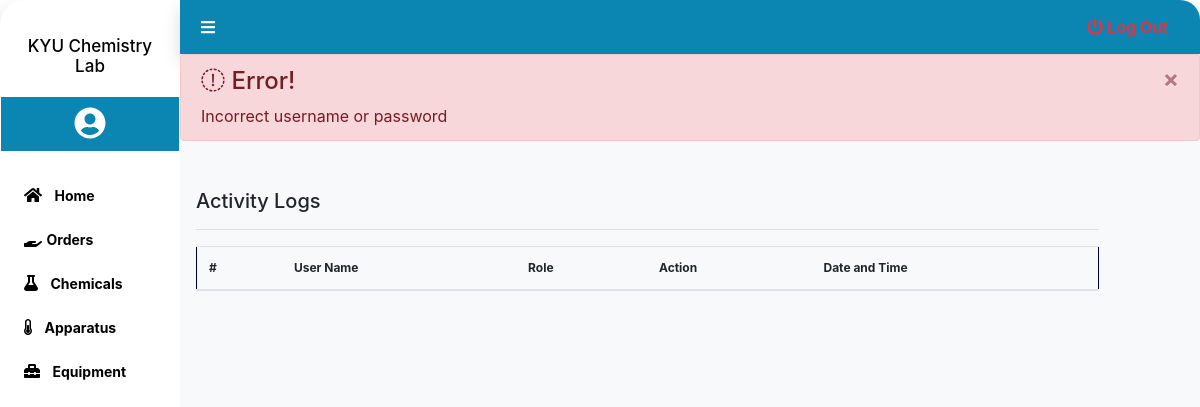
The app's page /admin/logs.php (signed in), older data.
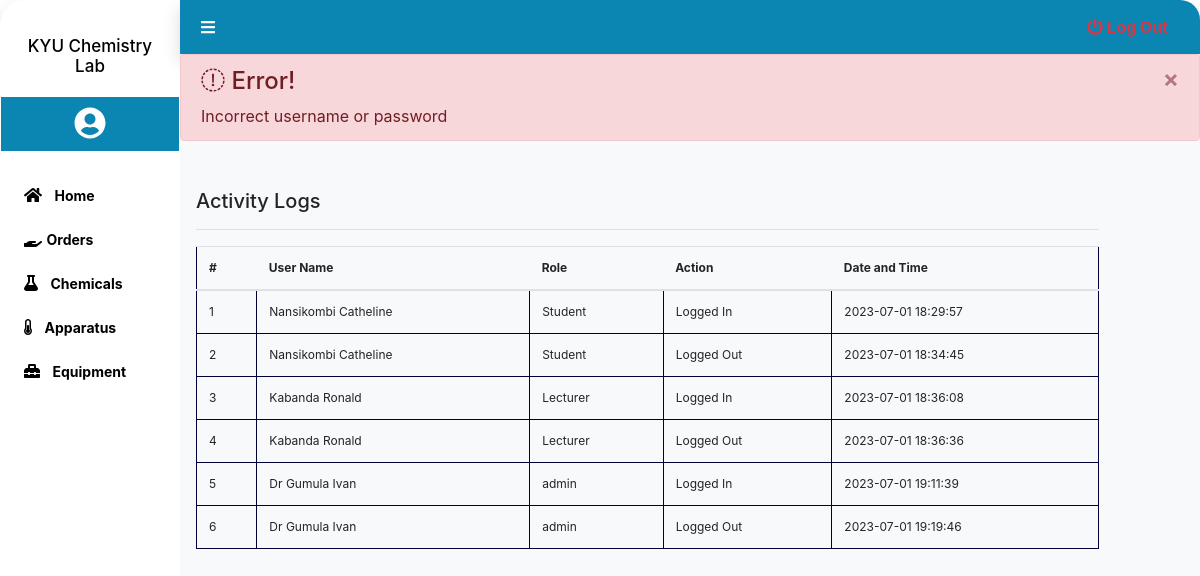
The same page, newer data.
### tables this page shows
CREATE TABLE `logs` (
  `id` int(11) NOT NULL,
  `user_id` int(11) NOT NULL,
  `name` varchar(100) NOT NULL,
  `role` varchar(100) NOT NULL,
  `action` varchar(255) NOT NULL,
  `date` timestamp NOT NULL DEFAULT current_timestamp() ON UPDATE current_timestamp()
);

### admin/logs.php (the view, shortened to what this page needs)
<?php
include('./includes/session.php');
include('./includes/header.php');
?>
<div class="main shadow">
    <?php
        include('./includes/sidebar.php');
    ?>
    <div class="content bg-light">
        <?php include('./includes/navbar.php') ?>
        <div class="message">
            <?php
                if(isset($_SESSION['error'])){
                echo "
                    <div class='alert alert-danger alert-dismissible'>
                    <button type='button' class='close' data-dismiss='alert' aria-hidden='true'>&times;</button>
                    <h4><i class='icon fa fa-warning'></i> Error!</h4>
                    ".$_SESSION['error']."
                    </div>
                ";
                }
            ?>
        </div>
        <div class="inner-content mt-2 p-3">
            <div class="row" id="" style="font-size:13px;">
                <div class="col-11 tables mt-3">
                    <div class="logs">
                        <div class="header">
                            <h5>Activity Logs</h5>
                            <hr>
                        </div>
                        <table class="table" id="table">
                            <thead>
                                <tr>
                                    <th>#</th>
                                    <th>User Name</th>
                                    <th>Role</th>
                                    <th>Action</th>
                                    <th>Date and Time</th>
                                </tr>
                            </thead>
                            <tbody>
                                <?php
                                    $sql = $conn->query("select * from logs");
                                    $count = 1;
                                    while($row = $sql->fetch_assoc())
                                    {
                                        ?>
                                        <tr>
                                            <td scope="row"><?= $count ?></td>
                                            <td><?= $row['name'] ?></td>
                                            <td><?= $row['role'] ?></td>
                                            <td><?= $row['action'] ?></td>
                                            <td><?= $row['date'] ?></td>
                                        </tr>
                                        <?php
                                        $count++;
                                    }
                                ?>
                            </tbody>
                        </table>
                    </div>
                </div>
            </div>
        </div>
    </div>
</div>
<?php
include('./includes/footer.php');
?>

### admin/includes/header.php (shortened to what this page needs)
<!doctype html>
<html lang="en">
  <head>
    <link rel="stylesheet" href="https://stackpath.bootstrapcdn.com/bootstrap/4.3.1/css/bootstrap.min.css">
    <link rel="stylesheet" href="./includes/css/header.css">
     <link rel="stylesheet" href="//cdn.datatables.net/1.13.2/css/jquery.dataTables.min.css">
    </head>
  <body>

### admin/includes/sidebar.php (shortened to what this page needs)
<div class="sidebar p-3 shadow">
        <div class="head" style = "margin: 20px 0;">
            <h6 style="font-size: 17px;" class="text-center">KYU Chemistry Lab</h6>
        </div>
        <div class="profile text-center mb-4">
            <a href="" class="text-white">
                <i class="fa fa-user-circle" aria-hidden="true" style="font-size: 2em;"></i>
            </a>
        </div>
        <a href="./home.php">
            <div class="home mb-1 p-2">
                <i class="fa fa-home mr-2" aria-hidden="true"></i>
                <span>Home</span>
            </div>
        </a>
        <a href="./orders.php">
            <div class="home mb-1 p-2">
                <i class="fas fa-hand-holding    "></i>
                <span>Orders</span>
            </div>
        </a>
        <a href="./chemicals.php">
            <div class="home mb-1 p-2">
                <i class="fa fa-flask mr-2" aria-hidden="true"></i>
                <span>Chemicals</span>
            </div>
        </a>
        <a href="./apparatus.php">
            <div class="home mb-1 p-2">
                <i class="fa fa-thermometer-half mr-2" aria-hidden="true"></i>
                <span>Apparatus</span>
            </div>
        </a>
        <a href="./equipment.php">
            <div class="home mb-1 p-2">
                <i class="fas fa-toolbox    mr-2"></i>
                <span>Equipment</span>
            </div>
        </a>
    </div>

### admin/includes/navbar.php (shortened to what this page needs)
<nav class="navbar p-2 shadow" style="display:flex; background-color: #0b85b2;
 justify-content:space-between; margin-left: ;">
    <div class="btn">
        <i id="btn" onClick="
            var sidebar = document.querySelector('.sidebar');
            var content = document.querySelector('.content');
            sidebar.classList.toggle('active');
            content.classList.toggle('active');
        " class="fa fa-bars text-white" aria-hidden="true"></i>
    </div>
    <div style="">
        <a href="./logout.php" class="ml-4 mr-4" style="text-decoration:none;">
            <i class="fa fa-power-off text-danger" aria-hidden="true"></i>
            <span class="text-danger"><b>Log Out</b></span>
        </a>
    </div>
</nav>

### admin/includes/footer.php (shortened to what this page needs)
  </body>
</html>

### admin/includes/css/header.css (style rules this page uses)
.main { margin: 0px; height: 98vh; border-radius: 20px; display: flex; overflow: hidden; position: relative; }
a { text-decoration: none; }
.sidebar { background: #fff; width: 15%; height: 98vh; border-radius: 25px 0 0 25px; padding-top: 30px; color: #000; overflow: hidden; }
.content { width: 85%; }
.sidebar a { text-decoration: none; }
.sidebar .home { color: #000; text-decoration: none; }
.sidebar a .home span { font-size: 14px; text-decoration: none; font-weight: 700; }
.sidebar .profile { background-color: #0b85b2; margin: 0 -15px; padding: 10px; color: #fff; }
a { list-style-type: none; }
table, table tbody td { border: 1px solid rgb(0, 0, 58); font-size: 12px; }
.navbar { position: relative; width: 100%; top: 0; }
.content .inner-content { height: 90vh; overflow: hidden; overflow-y: scroll; padding: 20px; }
.tables { width: 100%; }

Row changes from the older to the newer data that the page shows:
added logs: name "Nansikombi Catheline", role "Student", action "Logged In", date "2023-07-01 18:29:57"
added logs: name "Nansikombi Catheline", role "Student", action "Logged Out", date "2023-07-01 18:34:45"
added logs: name "Kabanda Ronald", role "Lecturer", action "Logged In", date "2023-07-01 18:36:08"
added logs: name "Kabanda Ronald", role "Lecturer", action "Logged Out", date "2023-07-01 18:36:36"
added logs: name "Dr Gumula Ivan", role "admin", action "Logged In", date "2023-07-01 19:11:39"
added logs: name "Dr Gumula Ivan", role "admin", action "Logged Out", date "2023-07-01 19:19:46"
